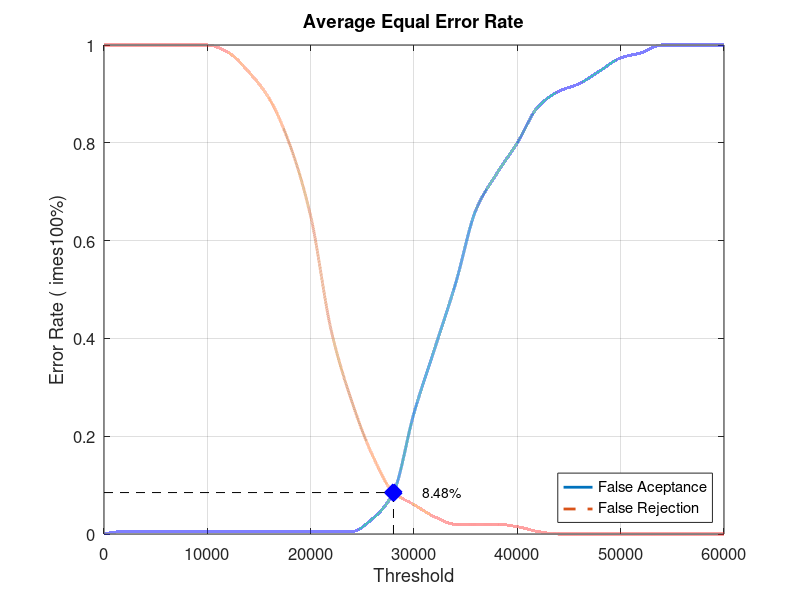
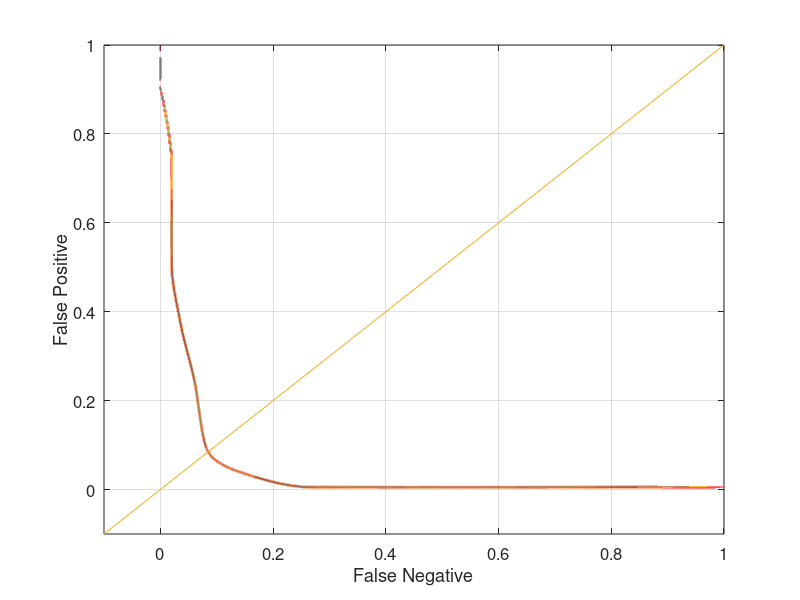

Reproduce these figures in MATLAB, in order.
close all;
clear;
clc;
x = 0:2000:60000;
xq = 0:0.5:60000;

y0 = [0 0.00526316 0.00526316 0.00526316 0.00526316 0.00526316 0.00526316 0.00526316 0.00526316 0.00526316 0.00526316 0.00526316 0.00526316 0.0315789 0.0842105 0.247368 0.378947 0.510526 0.663158 0.736842 0.8 0.873684 0.905263 0.921053 0.947368 0.973684 0.984211 1 1 1 1]
yy0 = interp1(x, y0, xq, 'pchip');
y1 = [1 1 1 1 1 1 0.985 0.945 0.89 0.795 0.65 0.415 0.27 0.16 0.085 0.06 0.035 0.02 0.02 0.02 0.015 0.005 0 0 0 0 0 0 0 0 0]
yy1 = interp1(x, y1, xq, 'pchip');

% Calculating EER: 
y2 = abs(y0 - y1);
find(y2 == min(y2))
yy2 = abs(yy0 - yy1);
xEER = find(yy2 == min(yy2));
xEERIndex = xq(xEER) % X-axis EER
yEER = yy0(xEER) % Y-axis EER

main = figure
plot(xq, yy0,'-','LineWidth', 2);	hold on
plot(xq, yy1,'--','LineWidth', 2);	hold on
plot([xEERIndex xEERIndex], [0 yEER], 'k--');	hold on
plot([0 xEERIndex], [yEER yEER], 'k--');	hold on
plot(xEERIndex, yEER, 'bx', 'LineWidth', 10);	hold on
text(xEERIndex + 10 * xEERIndex / 100, yEER, [num2str(round((10000 * yEER)) / 100) '%'])
legend('False Aceptance', 'False Rejection', 'Location', 'SouthEast')
xlabel('Threshold')
ylabel('Error Rate (	imes100%)')
title('Average Equal Error Rate')
set(gca, 'FontSize', 12)
axis([0 60000 0 1])
grid on

print(main, 'Database3_1Main', '-dpng');
FNRxFPR = figure('Color', [1 1 1]);
plot(yy1, yy0, '-', yy1, yy0, 'LineWidth', 2);
hold on
y = -0.1:0.1:1
plot(y, y); 
set(gca, 'FontSize', 12)
xlabel('False Negative')
ylabel('False Positive')
axis([-0.1 1 -0.1 1])
set(gca, 'FontSize', 12)
grid on

print(FNRxFPR, 'Database3_1FNRxFPR','-dpng');
